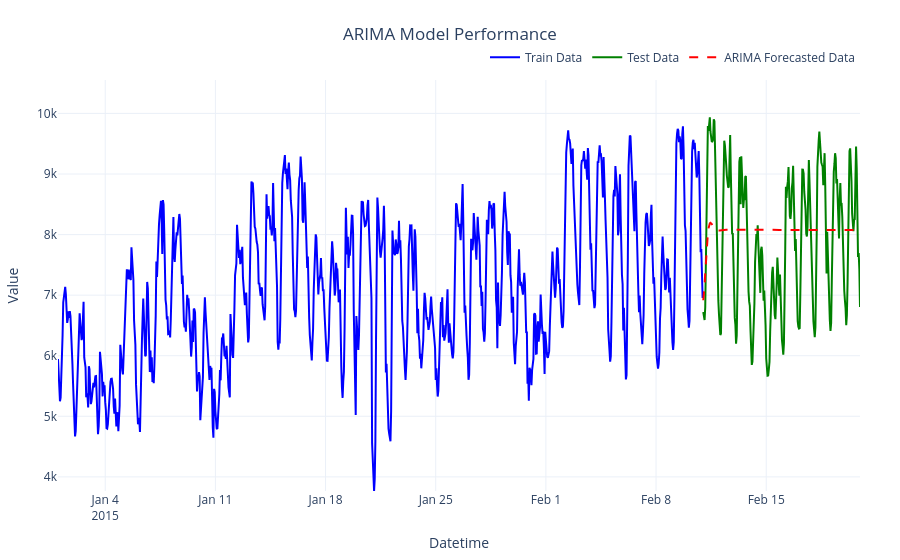

Notebook code for this chart:
### Code cell
# Plot with ARIMA forecast
plot_time_series_comparison(train_data=train, test_data=test, forecast=forecast,
                                model_name='ARIMA', title='ARIMA Model Performance')

### Figure 1 — Plotly figure (JSON) as saved in the notebook; plotly's stock layout.template omitted (floating-point values rounded to 4 significant figures; data arrays with more than 128 entries replaced by an {"elided": "..."} marker saying what was removed)
{"data": [{"line": {"color": "blue", "width": 2}, "mode": "lines", "name": "Train Data", "type": "scatter", "x": {"elided": "984 str values"}, "y": {"elided": "984 float values"}}, {"line": {"color": "green", "width": 2}, "mode": "lines", "name": "Test Data", "type": "scatter", "x": {"elided": "240 str values"}, "y": {"elided": "240 float values"}}, {"line": {"color": "red", "dash": "dash", "width": 2}, "mode": "lines", "name": "ARIMA Forecasted Data", "type": "scatter", "x": {"elided": "240 str values"}, "y": {"elided": "240 float values"}}], "layout": {"autosize": true, "hovermode": "x unified", "legend": {"bgcolor": "rgba(255,255,255,0.5)", "borderwidth": 0, "orientation": "h", "x": 1, "xanchor": "right", "y": 1.02, "yanchor": "bottom"}, "margin": {"b": 40, "l": 40, "r": 40, "t": 80}, "title": {"text": "ARIMA Model Performance", "x": 0.5, "xanchor": "center"}, "xaxis": {"title": {"text": "Datetime"}}, "yaxis": {"range": [3767, 10550.0], "title": {"text": "Value"}}}}
